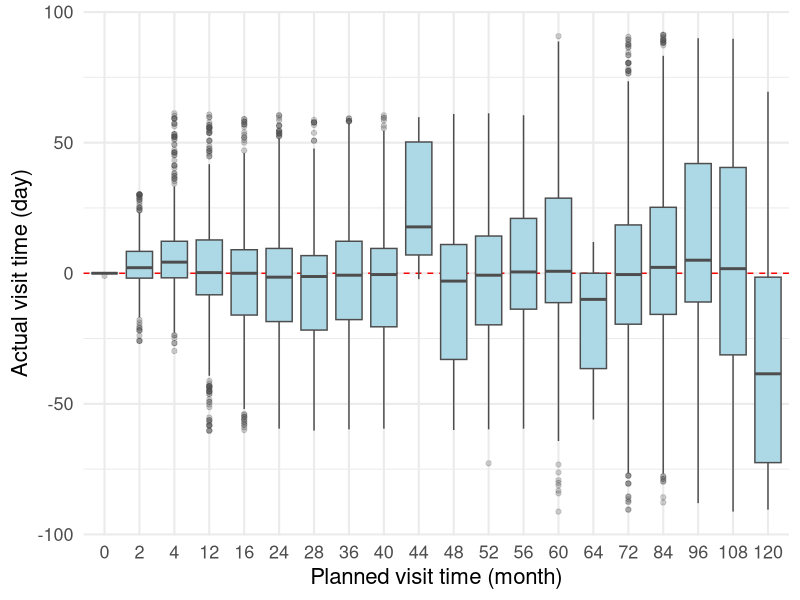
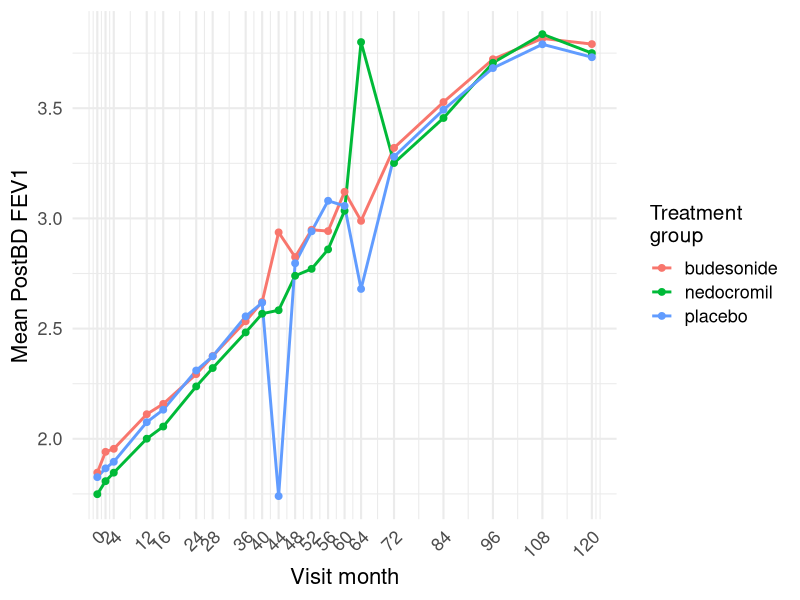
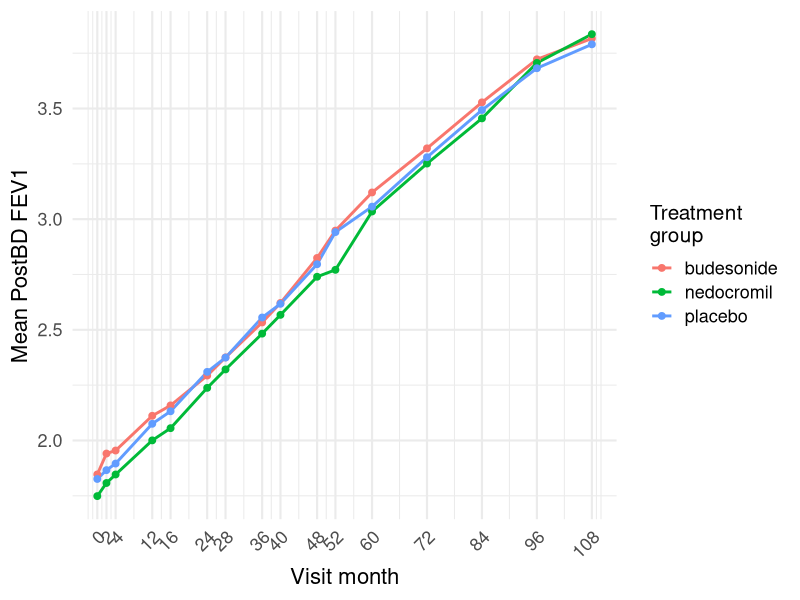
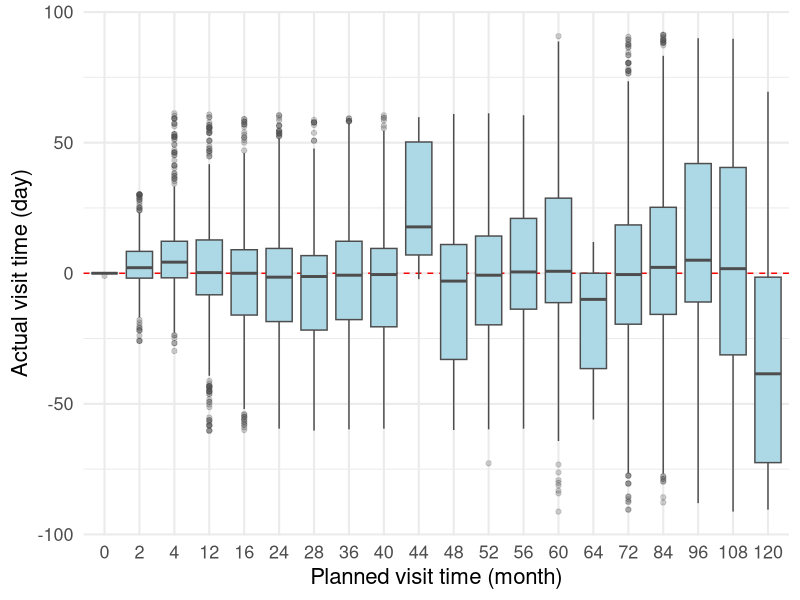
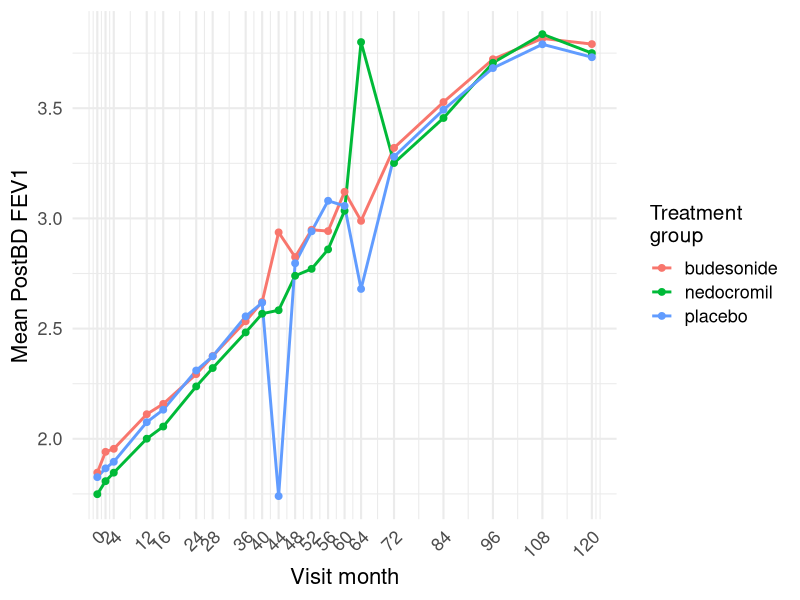
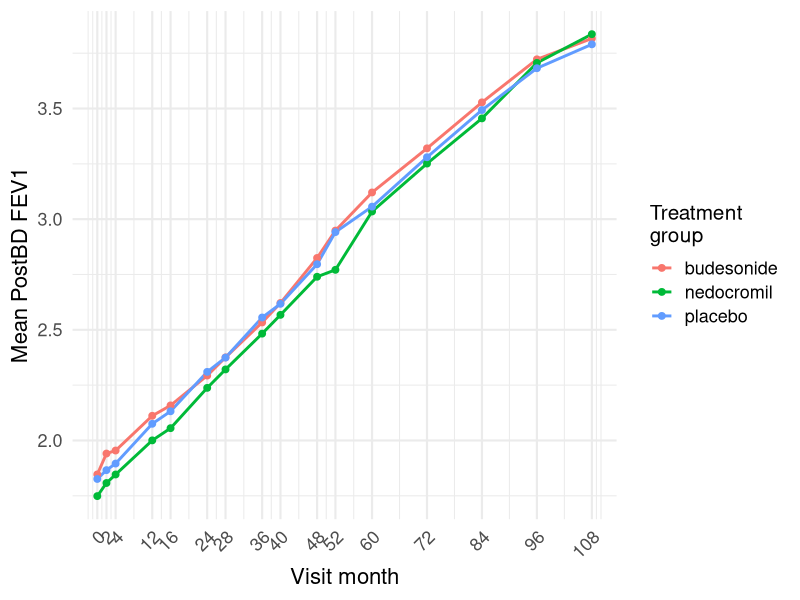

The R script that drew these images, in order:

### Part 1: Model Specification
library(tidyverse)

setwd(dirname(rstudioapi::getActiveDocumentContext()$path))

dat <- read.csv("../data/data_tidy.csv", na.strings = c("", "NA"))

View(dat)

# Missingness percentage by column
missingness_pct <- data.frame(
  column = names(dat),
  missing_pct = colMeans(is.na(dat)) * 100,
  row.names = NULL
)
missingness_pct <- missingness_pct[order(-missingness_pct$missing_pct), ]

print(missingness_pct)
View(missingness_pct)

#          column missing_pct
# 20           wbc  87.4535036
# 7          hemog  86.9608927
# 21       agehome  68.6438122
# 24       dehumid  68.2215743
# 23     woodstove  68.1512014
# 25 parent_smokes  68.1310948
# 26    any_smokes  68.1310948
# 22        anypet  68.1210415
# 15         POSPF   1.0053282
# 11         PREPF   0.8042626
# 18      POSFEVPP   0.4523977
# 19      POSFVCPP   0.4523977
# 16      PREFEVPP   0.3920780
# 17      PREFVCPP   0.3920780
# 12    PostBD_FEV   0.3719714
# 13        POSFVC   0.3719714
# 14         POSFF   0.3719714
# 8         PREFEV   0.3116518
# 9         PREFVC   0.3116518
# 10         PREFF   0.3116518
# 29     PreBD_FFB   0.3116518
# 1             TX   0.0000000
# 2             TG   0.0000000
# 3             id   0.0000000
# 4         age_rz   0.0000000
# 5         gender   0.0000000
# 6         ethnic   0.0000000
# 27        visitc   0.0000000
# 28         fdays   0.0000000

# group variable: TG
# time points: visitc
# continous outcome variable: PostBD_FEV
# other covariates: age_rz, gender, ethnic


# Plot deviation from planned measurement time
library(ggplot2)

days_per_month <- 365.25 / 12
timing_dev <- subset(dat, !is.na(visitc) & !is.na(fdays))
timing_dev$planned_days <- timing_dev$visitc * days_per_month
timing_dev$deviation_days <- timing_dev$fdays - timing_dev$planned_days

# Shared plot theme with larger text for report readability
plot_theme_large_text <- theme_minimal(base_size = 16) +
  theme(
    axis.title = element_text(size = 16),
    axis.text = element_text(size = 13),
    legend.title = element_text(size = 15),
    legend.text = element_text(size = 13),
    plot.title = element_text(size = 17, face = "bold")
  )

deviation_plot <- ggplot(
  timing_dev,
  aes(x = factor(visitc, levels = sort(unique(visitc))), y = deviation_days)
) +
  geom_hline(yintercept = 0, linetype = "dashed", color = "red") +
  geom_boxplot(fill = "lightblue", color = "gray30", outlier.alpha = 0.25) +
  labs(
    # title = "Deviation from Planned Measurement Time",
    x = "Planned visit time (month)",
    y = "Actual visit time (day)"
  ) +
  plot_theme_large_text

print(deviation_plot)

if (!dir.exists("./output")) {
  dir.create("./output", recursive = TRUE)
}

ggsave(
  "./output/measurement_timing_deviation.png",
  deviation_plot,
  width = 7,
  height = 4.5,
  dpi = 300
)

# check the missingness at each time point
all_visit <- sort(unique(dat$visitc))
dat.full <- dat %>%
  group_by(id, TG) %>%
  complete(visitc = all_visit) %>%
  ungroup()

dat.continuous_missing <- dat.full %>%
  group_by(visitc) %>%
  summarise(missing_pct = sum(is.na(PostBD_FEV)) / n() * 100)

print(dat.continuous_missing)
#   visitc missing_pct
#    <int>       <dbl>
# 1      0       0.144
# 2      2       4.60
# 3      4       3.74
# 4     12       3.17
# 5     16       4.46
# 6     24       4.89
# 7     28       8.06
# 8     36       6.33
# 9     40       9.50
#10     44      98.6  
#11     48       9.93
#12     52      39.4
#13     56      80
#14     60      35.0
#15     64      97.3
#16     72      15.5
#17     84      17.6
#18     96      17.4
#19    108      28.8
#20    120      89.8

### Visualization
# Mean trajectories by treatment group over visit month (visitc)
dat.mean.trajectory <- dat %>%
  filter(!is.na(TG), !is.na(visitc), !is.na(PostBD_FEV)) %>%
  group_by(TG, visitc) %>%
  summarise(mean_PostBD_FEV = mean(PostBD_FEV), .groups = "drop")

mean_trajectory_plot <- ggplot(
  dat.mean.trajectory,
  aes(
    x = visitc,
    y = mean_PostBD_FEV,
    color = factor(TG),
    group = factor(TG)
  )
) +
  geom_line(linewidth = 1) +
  geom_point(size = 2) +
  scale_x_continuous(breaks = sort(unique(dat.mean.trajectory$visitc))) +
  labs(
    x = "Visit month",
    y = "Mean PostBD FEV1",
    color = "Treatment\ngroup"
  ) +
  plot_theme_large_text +
  theme(axis.text.x = element_text(angle = 45, hjust = 1))

print(mean_trajectory_plot)
ggsave(
  "./output/mean_trajectories_by_TG_over_visitc.png",
  mean_trajectory_plot,
  width = 7,
  height = 4.5,
  dpi = 300
)

visitc_to_include <- dat.continuous_missing %>%
  filter(missing_pct < 75) %>%
  pull(visitc)
dat.filtered <- dat %>%
  filter(visitc %in% visitc_to_include)

dat.mean.trajectory2 <- dat.filtered  %>%
  filter(!is.na(TG), !is.na(visitc), !is.na(PostBD_FEV)) %>%
  group_by(TG, visitc) %>%
  summarise(mean_PostBD_FEV = mean(PostBD_FEV), .groups = "drop")

mean_trajectory_plot2 <- ggplot(
  dat.mean.trajectory2,
  aes(
    x = visitc,
    y = mean_PostBD_FEV,
    color = factor(TG),
    group = factor(TG)
  )
) +
  geom_line(linewidth = 1) +
  geom_point(size = 2) +
  scale_x_continuous(breaks = sort(unique(dat.mean.trajectory2$visitc))) +
  labs(
    x = "Visit month",
    y = "Mean PostBD FEV1",
    color = "Treatment\ngroup"
  ) +
  plot_theme_large_text +
  theme(axis.text.x = element_text(angle = 45, hjust = 1))

print(mean_trajectory_plot2)
ggsave(
  "./output/filtered_mean_trajectories_by_TG_over_visitc.png",
  mean_trajectory_plot2,
  width = 7,
  height = 4.5,
  dpi = 300
)
